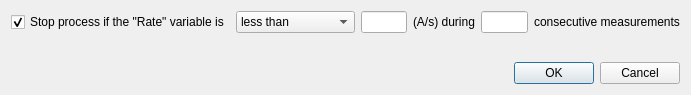
<?xml version="1.0" encoding="UTF-8"?>
<ui version="4.0">
 <class>ErrorPreventionDuringDepositionDialog</class>
 <widget class="QDialog" name="ErrorPreventionDuringDepositionDialog">
  <property name="geometry">
   <rect>
    <x>0</x>
    <y>0</y>
    <width>691</width>
    <height>95</height>
   </rect>
  </property>
  <property name="windowTitle">
   <string>Error Prevention During Deposition</string>
  </property>
  <layout class="QVBoxLayout" name="verticalLayout">
   <item>
    <layout class="QHBoxLayout" name="horizontalLayout">
     <item>
      <widget class="QCheckBox" name="checkBoxStopProcess">
       <property name="text">
        <string>Stop process if the &quot;Rate&quot; variable is</string>
       </property>
       <property name="checked">
        <bool>true</bool>
       </property>
      </widget>
     </item>
     <item>
      <widget class="QComboBox" name="comboBoxLessEqualMore">
       <item>
        <property name="text">
         <string>less than</string>
        </property>
       </item>
       <item>
        <property name="text">
         <string>less or equal to</string>
        </property>
       </item>
       <item>
        <property name="text">
         <string>equal to</string>
        </property>
       </item>
       <item>
        <property name="text">
         <string>more or equal to</string>
        </property>
       </item>
       <item>
        <property name="text">
         <string>more than</string>
        </property>
       </item>
      </widget>
     </item>
     <item>
      <widget class="QLineEdit" name="lineEditFrom"/>
     </item>
     <item>
      <widget class="QLabel" name="label">
       <property name="text">
        <string>(A/s) during</string>
       </property>
      </widget>
     </item>
     <item>
      <widget class="QLineEdit" name="lineEditTo"/>
     </item>
     <item>
      <widget class="QLabel" name="label_2">
       <property name="text">
        <string>consecutive measurements</string>
       </property>
      </widget>
     </item>
    </layout>
   </item>
   <item>
    <spacer name="verticalSpacer">
     <property name="orientation">
      <enum>Qt::Vertical</enum>
     </property>
     <property name="sizeHint" stdset="0">
      <size>
       <width>20</width>
       <height>40</height>
      </size>
     </property>
    </spacer>
   </item>
   <item>
    <widget class="QDialogButtonBox" name="buttonBox">
     <property name="orientation">
      <enum>Qt::Horizontal</enum>
     </property>
     <property name="standardButtons">
      <set>QDialogButtonBox::Cancel|QDialogButtonBox::Ok</set>
     </property>
    </widget>
   </item>
  </layout>
 </widget>
 <resources/>
 <connections>
  <connection>
   <sender>buttonBox</sender>
   <signal>accepted()</signal>
   <receiver>ErrorPreventionDuringDepositionDialog</receiver>
   <slot>accept()</slot>
   <hints>
    <hint type="sourcelabel">
     <x>247</x>
     <y>62</y>
    </hint>
    <hint type="destinationlabel">
     <x>157</x>
     <y>94</y>
    </hint>
   </hints>
  </connection>
  <connection>
   <sender>buttonBox</sender>
   <signal>rejected()</signal>
   <receiver>ErrorPreventionDuringDepositionDialog</receiver>
   <slot>reject()</slot>
   <hints>
    <hint type="sourcelabel">
     <x>315</x>
     <y>62</y>
    </hint>
    <hint type="destinationlabel">
     <x>286</x>
     <y>94</y>
    </hint>
   </hints>
  </connection>
  <connection>
   <sender>checkBoxStopProcess</sender>
   <signal>clicked(bool)</signal>
   <receiver>comboBoxLessEqualMore</receiver>
   <slot>setEnabled(bool)</slot>
   <hints>
    <hint type="sourcelabel">
     <x>105</x>
     <y>28</y>
    </hint>
    <hint type="destinationlabel">
     <x>257</x>
     <y>24</y>
    </hint>
   </hints>
  </connection>
  <connection>
   <sender>checkBoxStopProcess</sender>
   <signal>clicked(bool)</signal>
   <receiver>lineEditFrom</receiver>
   <slot>setEnabled(bool)</slot>
   <hints>
    <hint type="sourcelabel">
     <x>124</x>
     <y>26</y>
    </hint>
    <hint type="destinationlabel">
     <x>365</x>
     <y>24</y>
    </hint>
   </hints>
  </connection>
  <connection>
   <sender>checkBoxStopProcess</sender>
   <signal>clicked(bool)</signal>
   <receiver>lineEditTo</receiver>
   <slot>setEnabled(bool)</slot>
   <hints>
    <hint type="sourcelabel">
     <x>110</x>
     <y>20</y>
    </hint>
    <hint type="destinationlabel">
     <x>492</x>
     <y>27</y>
    </hint>
   </hints>
  </connection>
 </connections>
</ui>
